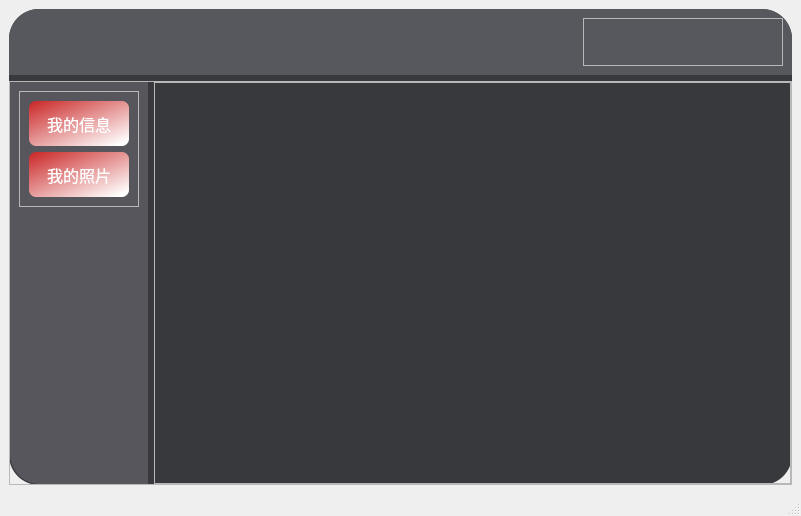
<?xml version="1.0" encoding="UTF-8"?>
<ui version="4.0">
 <class>MainWindow</class>
 <widget class="QMainWindow" name="MainWindow">
  <property name="geometry">
   <rect>
    <x>0</x>
    <y>0</y>
    <width>801</width>
    <height>516</height>
   </rect>
  </property>
  <property name="windowTitle">
   <string>MainWindow</string>
  </property>
  <widget class="QWidget" name="centralwidget">
   <layout class="QHBoxLayout" name="horizontalLayout">
    <item>
     <widget class="QFrame" name="frame">
      <property name="sizePolicy">
       <sizepolicy hsizetype="Preferred" vsizetype="Preferred">
        <horstretch>0</horstretch>
        <verstretch>8</verstretch>
       </sizepolicy>
      </property>
      <property name="styleSheet">
       <string notr="true">#frame{
	background-color: rgb(56, 57, 60);
	border-radius:30px;

}</string>
      </property>
      <property name="frameShape">
       <enum>QFrame::StyledPanel</enum>
      </property>
      <property name="frameShadow">
       <enum>QFrame::Raised</enum>
      </property>
      <layout class="QVBoxLayout" name="verticalLayout">
       <property name="leftMargin">
        <number>0</number>
       </property>
       <property name="topMargin">
        <number>0</number>
       </property>
       <property name="rightMargin">
        <number>0</number>
       </property>
       <property name="bottomMargin">
        <number>0</number>
       </property>
       <item>
        <widget class="QFrame" name="frame_3">
         <property name="sizePolicy">
          <sizepolicy hsizetype="Preferred" vsizetype="Expanding">
           <horstretch>0</horstretch>
           <verstretch>1</verstretch>
          </sizepolicy>
         </property>
         <property name="styleSheet">
          <string notr="true">#frame_3{
	
	background-color: rgb(86, 88, 93);
	border-top-left-radius:30px;
	border-top-right-radius:30px;
}</string>
         </property>
         <property name="frameShape">
          <enum>QFrame::StyledPanel</enum>
         </property>
         <property name="frameShadow">
          <enum>QFrame::Raised</enum>
         </property>
         <layout class="QHBoxLayout" name="horizontalLayout_3">
          <item alignment="Qt::AlignRight">
           <widget class="QFrame" name="frame_4">
            <property name="minimumSize">
             <size>
              <width>200</width>
              <height>0</height>
             </size>
            </property>
            <property name="styleSheet">
             <string notr="true">QPushButton{
	border:none;
}
QPushButton:hover{
	padding-bottom:5px;
}</string>
            </property>
            <property name="frameShape">
             <enum>QFrame::StyledPanel</enum>
            </property>
            <property name="frameShadow">
             <enum>QFrame::Raised</enum>
            </property>
            <layout class="QHBoxLayout" name="horizontalLayout_2">
             <item>
              <widget class="QPushButton" name="pushButton_min">
               <property name="minimumSize">
                <size>
                 <width>0</width>
                 <height>28</height>
                </size>
               </property>
               <property name="text">
                <string/>
               </property>
               <property name="icon">
                <iconset resource="res.qrc">
                 <normaloff>:/icon/icon/Back.ico</normaloff>:/icon/icon/Back.ico</iconset>
               </property>
               <property name="iconSize">
                <size>
                 <width>25</width>
                 <height>25</height>
                </size>
               </property>
              </widget>
             </item>
             <item>
              <widget class="QPushButton" name="pushButton_max">
               <property name="minimumSize">
                <size>
                 <width>0</width>
                 <height>28</height>
                </size>
               </property>
               <property name="text">
                <string/>
               </property>
               <property name="icon">
                <iconset resource="res.qrc">
                 <normaloff>:/icon/icon/19.gif</normaloff>:/icon/icon/19.gif</iconset>
               </property>
               <property name="iconSize">
                <size>
                 <width>25</width>
                 <height>25</height>
                </size>
               </property>
              </widget>
             </item>
             <item>
              <widget class="QPushButton" name="pushButton_close">
               <property name="minimumSize">
                <size>
                 <width>0</width>
                 <height>28</height>
                </size>
               </property>
               <property name="text">
                <string/>
               </property>
               <property name="icon">
                <iconset resource="res.qrc">
                 <normaloff>:/icon/icon/Cancel.ico</normaloff>:/icon/icon/Cancel.ico</iconset>
               </property>
               <property name="iconSize">
                <size>
                 <width>25</width>
                 <height>25</height>
                </size>
               </property>
              </widget>
             </item>
            </layout>
           </widget>
          </item>
         </layout>
        </widget>
       </item>
       <item>
        <widget class="QFrame" name="frame_2">
         <property name="sizePolicy">
          <sizepolicy hsizetype="Preferred" vsizetype="Expanding">
           <horstretch>0</horstretch>
           <verstretch>10</verstretch>
          </sizepolicy>
         </property>
         <property name="frameShape">
          <enum>QFrame::StyledPanel</enum>
         </property>
         <property name="frameShadow">
          <enum>QFrame::Raised</enum>
         </property>
         <layout class="QHBoxLayout" name="horizontalLayout_4">
          <property name="leftMargin">
           <number>0</number>
          </property>
          <property name="topMargin">
           <number>0</number>
          </property>
          <property name="rightMargin">
           <number>0</number>
          </property>
          <property name="bottomMargin">
           <number>0</number>
          </property>
          <item>
           <widget class="QFrame" name="frame_5">
            <property name="sizePolicy">
             <sizepolicy hsizetype="Expanding" vsizetype="Preferred">
              <horstretch>1</horstretch>
              <verstretch>0</verstretch>
             </sizepolicy>
            </property>
            <property name="styleSheet">
             <string notr="true">#frame_5{
	background-color: rgb(88, 86, 93);
	border-bottom-left-radius:30px;
}</string>
            </property>
            <property name="frameShape">
             <enum>QFrame::StyledPanel</enum>
            </property>
            <property name="frameShadow">
             <enum>QFrame::Raised</enum>
            </property>
            <layout class="QVBoxLayout" name="verticalLayout_3">
             <item alignment="Qt::AlignTop">
              <widget class="QFrame" name="frame_7">
               <property name="styleSheet">
                <string notr="true">QPushButton{
	background-color: qlineargradient(spread:pad, x1:0, y1:0, x2:0.898, y2:0.977273, stop:0 rgba(202, 37, 37, 255), stop:1 rgba(255, 255, 255, 255));
	border:none;
	border-radius:7px;
	color: rgb(255, 255, 255);
}
QPushButton:pressed{
	padding-left:3px;
	padding-top:3px;
}</string>
               </property>
               <property name="frameShape">
                <enum>QFrame::StyledPanel</enum>
               </property>
               <property name="frameShadow">
                <enum>QFrame::Raised</enum>
               </property>
               <layout class="QVBoxLayout" name="verticalLayout_2">
                <item>
                 <widget class="QPushButton" name="pushButton_info">
                  <property name="minimumSize">
                   <size>
                    <width>100</width>
                    <height>45</height>
                   </size>
                  </property>
                  <property name="font">
                   <font>
                    <family>仿宋</family>
                    <pointsize>12</pointsize>
                   </font>
                  </property>
                  <property name="text">
                   <string>我的信息</string>
                  </property>
                  <property name="icon">
                   <iconset>
                    <normaloff>:/icon/edit_user.png</normaloff>:/icon/edit_user.png</iconset>
                  </property>
                  <property name="iconSize">
                   <size>
                    <width>25</width>
                    <height>25</height>
                   </size>
                  </property>
                 </widget>
                </item>
                <item>
                 <widget class="QPushButton" name="pushButton_5">
                  <property name="minimumSize">
                   <size>
                    <width>100</width>
                    <height>45</height>
                   </size>
                  </property>
                  <property name="font">
                   <font>
                    <family>仿宋</family>
                    <pointsize>12</pointsize>
                   </font>
                  </property>
                  <property name="styleSheet">
                   <string notr="true">QPushButton{
	background-color: qlineargradient(spread:pad, x1:0, y1:0, x2:0.898, y2:0.977273, stop:0 rgba(202, 37, 37, 255), stop:1 rgba(255, 255, 255, 255));
}</string>
                  </property>
                  <property name="text">
                   <string>我的照片</string>
                  </property>
                  <property name="icon">
                   <iconset>
                    <normaloff>:/icon/edit_picture.png</normaloff>:/icon/edit_picture.png</iconset>
                  </property>
                  <property name="iconSize">
                   <size>
                    <width>25</width>
                    <height>25</height>
                   </size>
                  </property>
                 </widget>
                </item>
               </layout>
              </widget>
             </item>
            </layout>
           </widget>
          </item>
          <item>
           <widget class="QFrame" name="frame_6">
            <property name="sizePolicy">
             <sizepolicy hsizetype="Expanding" vsizetype="Preferred">
              <horstretch>6</horstretch>
              <verstretch>0</verstretch>
             </sizepolicy>
            </property>
            <property name="frameShape">
             <enum>QFrame::StyledPanel</enum>
            </property>
            <property name="frameShadow">
             <enum>QFrame::Raised</enum>
            </property>
            <layout class="QVBoxLayout" name="verticalLayout_4">
             <item>
              <widget class="QStackedWidget" name="stackedWidget">
               <property name="styleSheet">
                <string notr="true">background-color: rgb(255, 255, 255,0);</string>
               </property>
               <property name="currentIndex">
                <number>1</number>
               </property>
               <widget class="QWidget" name="page_info">
                <layout class="QVBoxLayout" name="verticalLayout_5">
                 <item alignment="Qt::AlignHCenter">
                  <widget class="QLabel" name="label">
                   <property name="font">
                    <font>
                     <pointsize>33</pointsize>
                     <weight>75</weight>
                     <italic>false</italic>
                     <bold>true</bold>
                     <underline>true</underline>
                    </font>
                   </property>
                   <property name="styleSheet">
                    <string notr="true">color: rgb(255, 255, 255);</string>
                   </property>
                   <property name="text">
                    <string>Maker:逸凌仙狮
WeChat:13576417647</string>
                   </property>
                  </widget>
                 </item>
                </layout>
               </widget>
               <widget class="QWidget" name="page_img">
                <widget class="QLabel" name="label_2">
                 <property name="geometry">
                  <rect>
                   <x>100</x>
                   <y>120</y>
                   <width>300</width>
                   <height>200</height>
                  </rect>
                 </property>
                 <property name="minimumSize">
                  <size>
                   <width>300</width>
                   <height>200</height>
                  </size>
                 </property>
                 <property name="maximumSize">
                  <size>
                   <width>300</width>
                   <height>200</height>
                  </size>
                 </property>
                 <property name="styleSheet">
                  <string notr="true">border-image: url(:/image/image/grade.png);
border-radius:7px;</string>
                 </property>
                 <property name="text">
                  <string/>
                 </property>
                </widget>
               </widget>
              </widget>
             </item>
            </layout>
           </widget>
          </item>
         </layout>
        </widget>
       </item>
      </layout>
     </widget>
    </item>
   </layout>
  </widget>
  <widget class="QStatusBar" name="statusbar"/>
 </widget>
 <resources>
  <include location="res.qrc"/>
 </resources>
 <connections>
  <connection>
   <sender>pushButton_close</sender>
   <signal>clicked()</signal>
   <receiver>MainWindow</receiver>
   <slot>close()</slot>
   <hints>
    <hint type="sourcelabel">
     <x>772</x>
     <y>55</y>
    </hint>
    <hint type="destinationlabel">
     <x>835</x>
     <y>41</y>
    </hint>
   </hints>
  </connection>
  <connection>
   <sender>pushButton_max</sender>
   <signal>clicked()</signal>
   <receiver>MainWindow</receiver>
   <slot>showMaximized()</slot>
   <hints>
    <hint type="sourcelabel">
     <x>737</x>
     <y>54</y>
    </hint>
    <hint type="destinationlabel">
     <x>684</x>
     <y>-53</y>
    </hint>
   </hints>
  </connection>
  <connection>
   <sender>pushButton_min</sender>
   <signal>clicked()</signal>
   <receiver>MainWindow</receiver>
   <slot>showMinimized()</slot>
   <hints>
    <hint type="sourcelabel">
     <x>702</x>
     <y>55</y>
    </hint>
    <hint type="destinationlabel">
     <x>640</x>
     <y>-35</y>
    </hint>
   </hints>
  </connection>
 </connections>
</ui>
